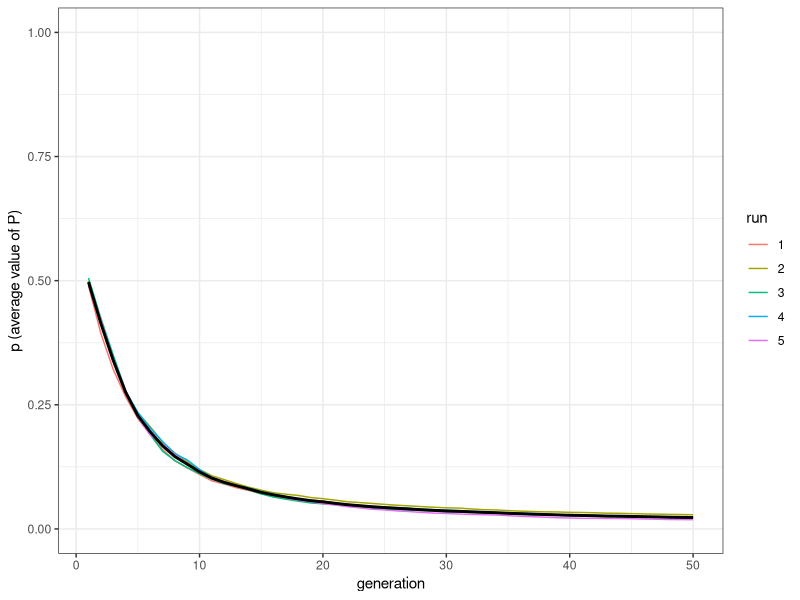
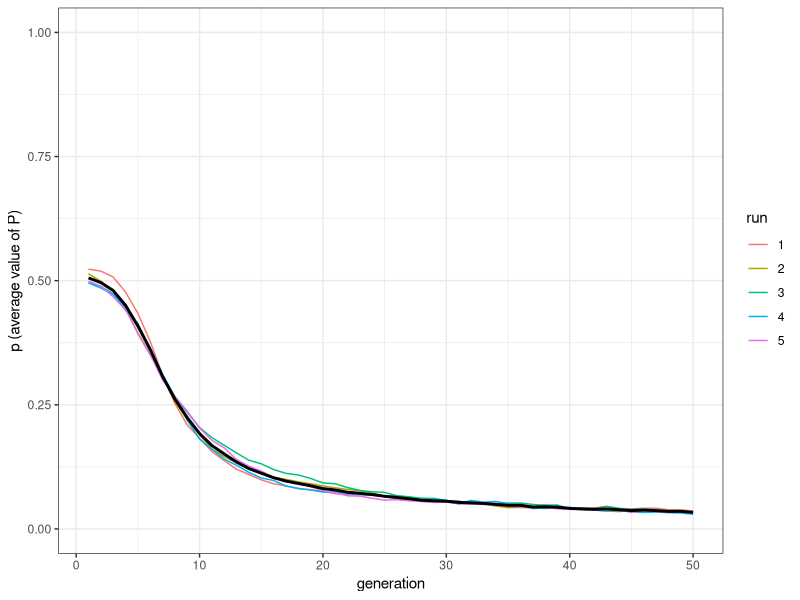
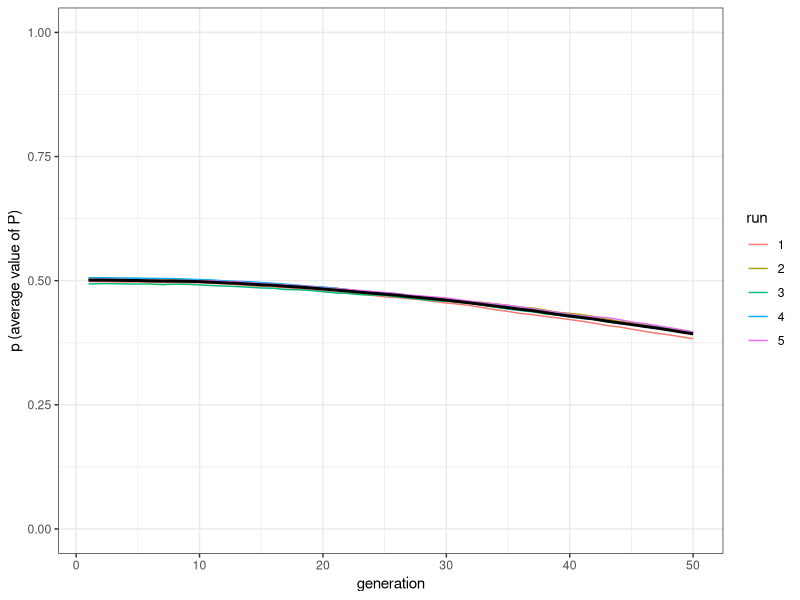
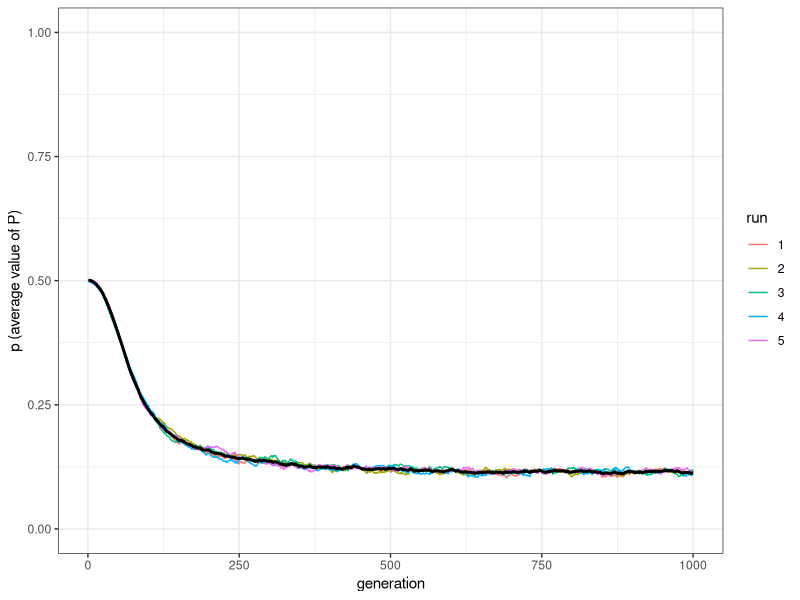
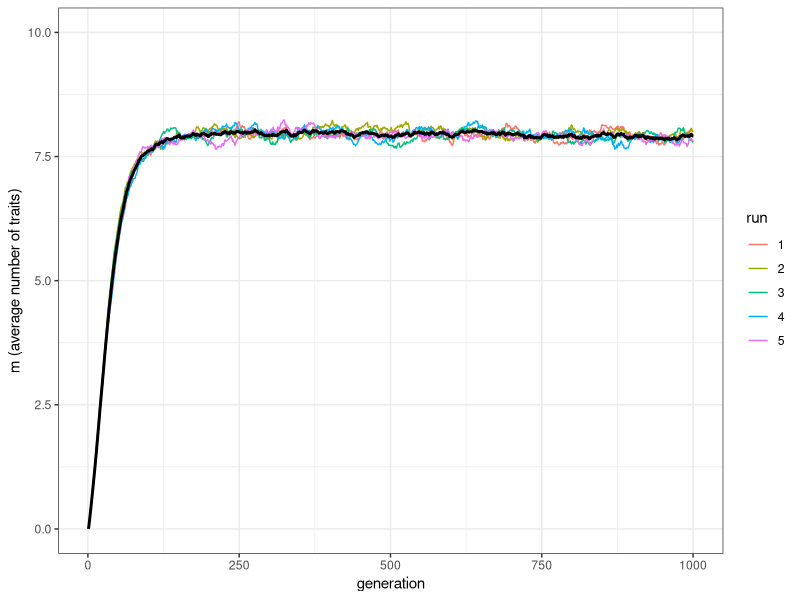
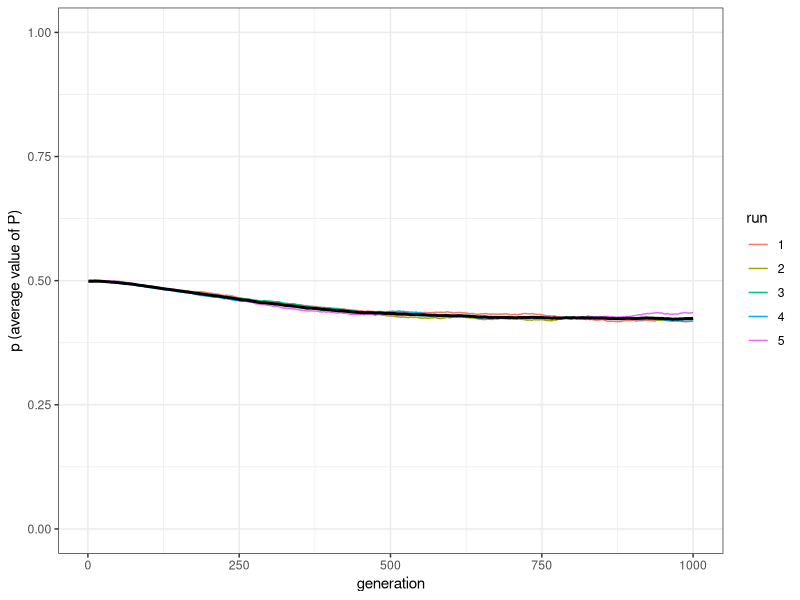
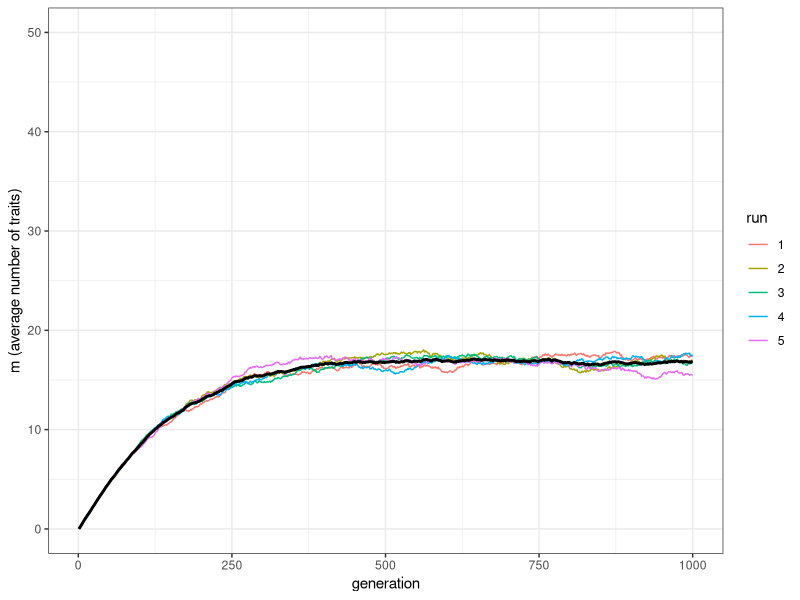
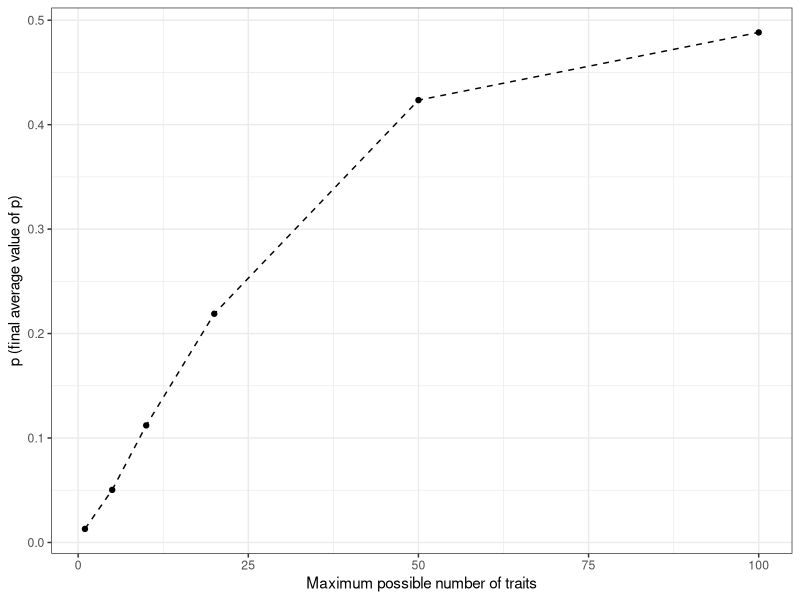

Generate these figures, in order, with R:
## ---- chunk 1
library(tidyverse)
N <- 1000
population <- tibble(P = runif(N))
## ---- chunk 2
openness_conservatism <- function(N, t_max, r_max) {
  output <- tibble(generation = rep(1:t_max, r_max), 
                   p = as.numeric(rep(NA, t_max * r_max)), 
                   run = as.factor(rep(1:r_max, each = t_max)))
  for (r in 1:r_max) {
    # Create first generation
    population <- tibble(P = runif(N))
    
    # Add first generation's p for run r
    output[output$generation == 1 & output$run == r, ]$p <- 
      sum(population$P) / N 
    
    for (t in 2:t_max) {
      # Copy individuals to previous_population tibble
      previous_population <- population 
      
      # Choose demonstrators at random
      demonstrators <- tibble(P = sample(previous_population$P, N, replace = TRUE)) 
      
      # Choose individuals that copy, according to their P
      copy <- previous_population$P > runif(N) 
      
      # Copy
      population[copy, ]$P <- demonstrators[copy, ]$P 
      
      # Get p and put it into output slot for this generation t and run r
      output[output$generation == t & output$run == r, ]$p <- 
        sum(population$P) / N 
    }
  }
  # Export data from function
  output 
}
## ---- chunk 3
plot_multiple_runs_p <- function(data_model) {
  ggplot(data = data_model, aes(y = p, x = generation)) +
    geom_line(aes(colour = run)) +
    stat_summary(fun = mean, geom = "line", size = 1) +
    ylim(c(0, 1)) +
    theme_bw() +
    labs(y = "p (average value of P)")
}
## ---- chunk 4
data_model <- openness_conservatism(N = 1000, t_max = 50, r_max = 5)
plot_multiple_runs_p(data_model)
## ---- chunk 5
openness_conservatism_2 <- function(N, M, mu, p_death, t_max, r_max){
  output <- tibble(generation = rep(1:t_max, r_max), 
                   p = as.numeric(rep(NA, t_max * r_max)), 
                   m = as.numeric(rep(NA, t_max * r_max)), 
                   run = as.factor(rep(1:r_max, each = t_max)))
  
  for (r in 1:r_max) {
    
    # Initialise population
    population_preferences <- matrix( runif(M * N), ncol = M, nrow = N)
    population_traits <- matrix(0, ncol = M, nrow = N)
    
    # Write first output
    output[output$generation == 1 & output$run == r, ]$p <- mean(population_preferences)
    output[output$generation == 1 & output$run == r, ]$m <- sum(population_traits) / N  
    
    for(t in 2:t_max){
      # Innovations
      innovators <- sample(c(TRUE, FALSE), N, prob = c(mu, 1 - mu), replace = TRUE) 
      innovations <- sample(1:M, sum(innovators), replace = TRUE)
      population_traits[cbind(which(innovators == TRUE), innovations)] <- 1
      
      # Copying
      previous_population_preferences <- population_preferences
      previous_population_traits <- population_traits
      
      demonstrators <- sample(1:N, replace = TRUE)
      demonstrators_traits <- sample(1:M, N, replace = TRUE)

      copy <- previous_population_traits[cbind(demonstrators,demonstrators_traits)] == 1 & 
        previous_population_preferences[cbind(1:N, demonstrators_traits)] > runif(N)
      
      population_traits[cbind(which(copy), demonstrators_traits[copy])] <- 1
      
      population_preferences[cbind(which(copy), demonstrators_traits[copy])] <- 
        previous_population_preferences[cbind(demonstrators[copy], demonstrators_traits[copy])] 
      
      # Birth/death
      replace <- sample(c(TRUE, FALSE), N, prob = c(p_death, 1 - p_death), replace = TRUE)
      population_traits[replace, ] <- 0
      population_preferences[replace, ] <- runif(M * sum(replace))
      
      # Write output
      output[output$generation == t & output$run == r, ]$p <- mean(population_preferences)
      output[output$generation == t & output$run == r, ]$m <- sum(population_traits) / N    
    }
  }
  # Export data from function
  output
}
## ---- chunk 6
data_model <- openness_conservatism_2(N = 1000, M = 1, mu = 0.1, 
                                      p_death = 0.01, t_max = 50, r_max = 5)
plot_multiple_runs_p(data_model)
## ---- chunk 7
data_model <- openness_conservatism_2(N = 1000, M = 10, mu = 0.1, 
                                      p_death = 0.01, t_max = 50, r_max = 5)
plot_multiple_runs_p(data_model)
## ---- chunk 8
data_model <- openness_conservatism_2(N = 1000, M = 10, mu = 0.1, 
                                      p_death = 0.01, t_max = 1000, r_max = 5)
plot_multiple_runs_p(data_model)
## ---- chunk 9
plot_multiple_runs_m <- function(data_model, M) {
  ggplot(data = data_model, aes(y = m, x = generation)) +
    geom_line(aes(colour = run)) +
    stat_summary(fun = mean, geom = "line", size = 1) +
    ylim(c(0, M)) +
    theme_bw() +
    labs(y = "m (average number of traits)")
}
## ---- chunk 10
plot_multiple_runs_m(data_model, M = 10)
## ---- chunk 11
data_model <- openness_conservatism_2(N = 1000, M = 50, mu = 0.1, p_death = 0.01, t_max = 1000, r_max = 5)
plot_multiple_runs_p(data_model)
plot_multiple_runs_m(data_model, M = 50)
## ---- chunk 12
test_openness <- tibble(M = c(1,5,10,20,50,100), p = as.numeric(rep(NA, 6)))
for(condition in test_openness$M){
  data_model <- openness_conservatism_2(N = 1000, M = condition, mu = 0.1, 
                                        p_death = 0.01, t_max = 1000, r_max = 1)
  test_openness[test_openness$M == condition, ]$p <- 
    data_model[data_model$generation == 1000, ]$p
}
ggplot(data = test_openness, aes(x = M, y = p)) +
  geom_line(linetype = "dashed") +
  geom_point() +
  theme_bw() +
  labs(x = "Maximum possible number of traits", y = "p (final average value of p)")
